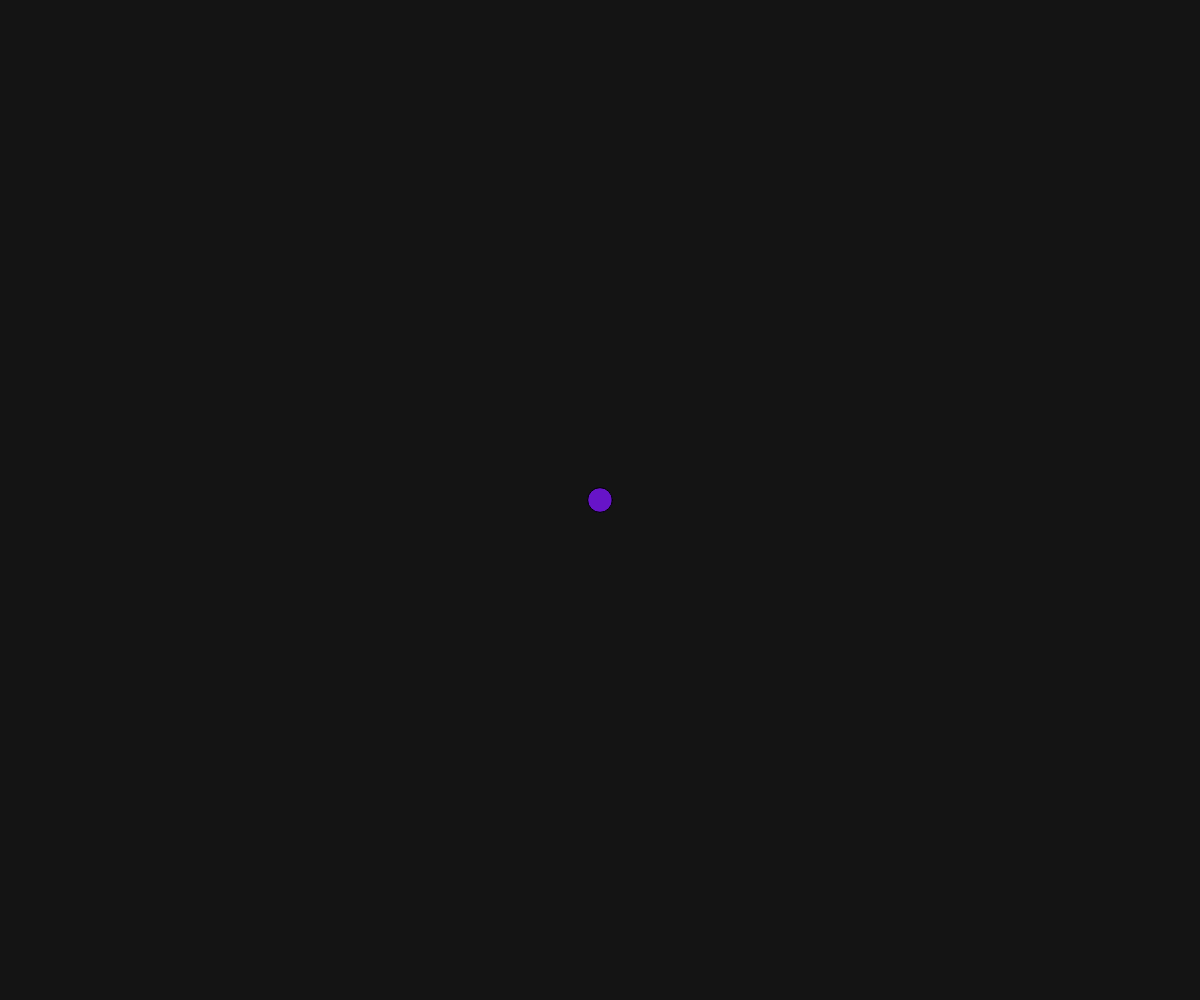
Frame 1 (no input)
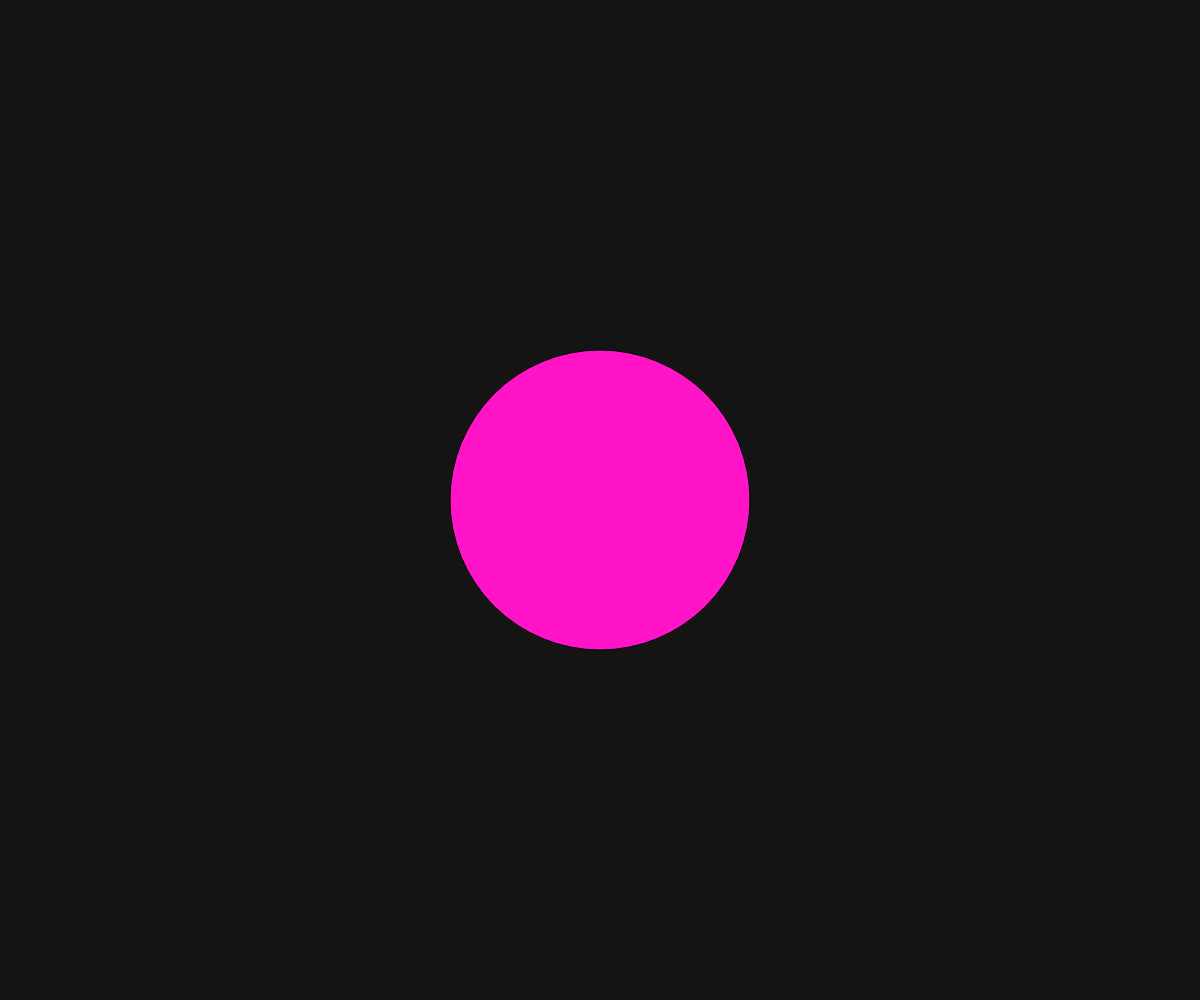
Frame 60 (no input)
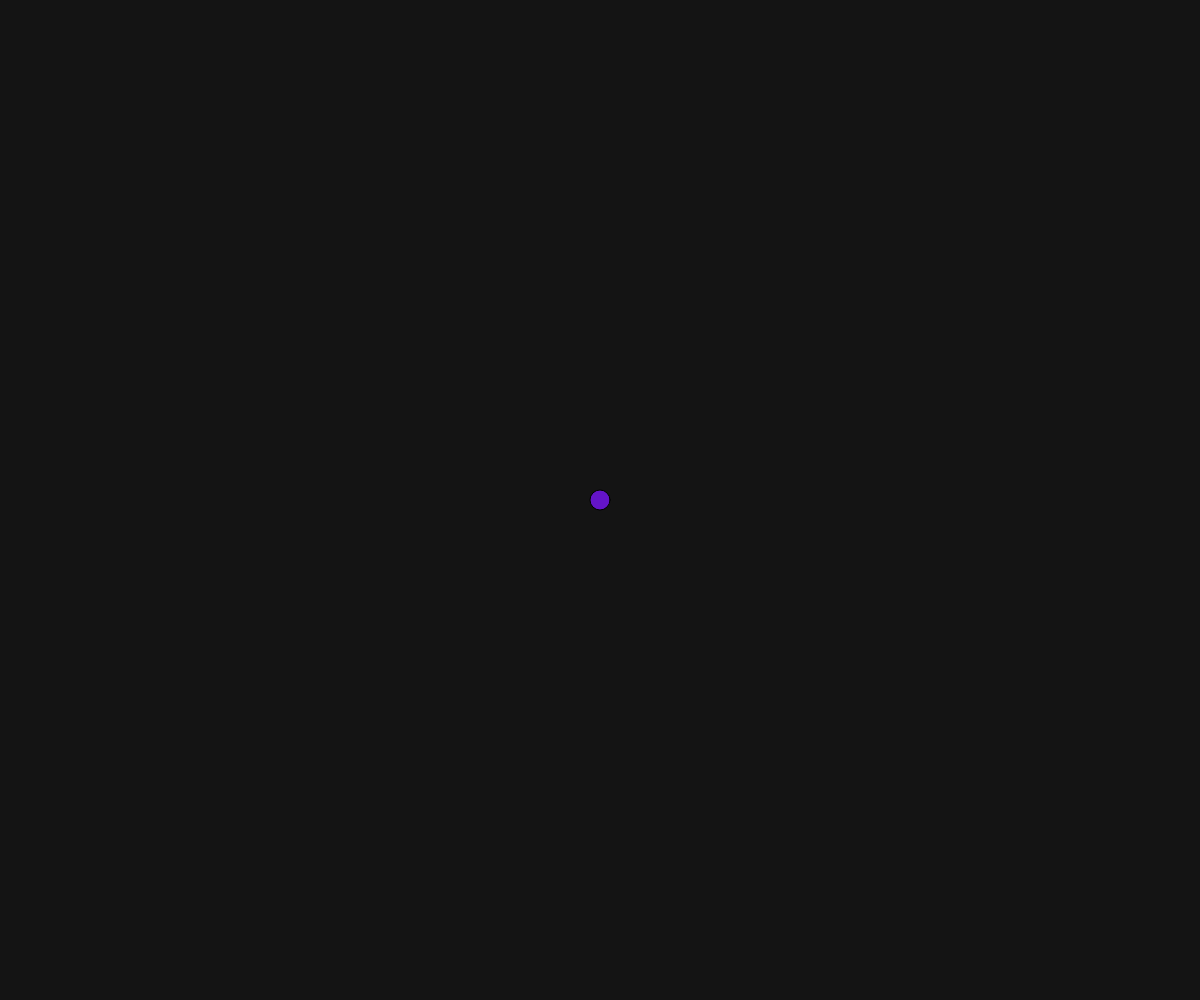
Frame 120 (the mouse pressed at the canvas centre since frame 60)

The p5.js sketch that drew these frames (run headless with seeded random() and noise() and a simulated clock; from frame 60 on, the mouse is pressed at the canvas centre):

// p5.js sketch
// ── sketch.js
// TODO: time with map() and mod

function setup() {
  createCanvas(windowWidth, windowHeight);
  rectMode(CENTER);
}

function draw() {
  background(20);
  // map time between 0 and 2000 milliseconds to the size of a circle
  //period
  let p = 1000;
  let counter = millis() % p;
  // print(counter)
  // my diameter
  let md = map(counter, 0, p, 20, 300);
  //my red
  let mr = map(counter, 0, p, 100, 255);
  fill(mr, 20, 200);

  ellipse(width / 2, height / 2, md);

  // ellipse(width / 2, height / 2, 20);
}
